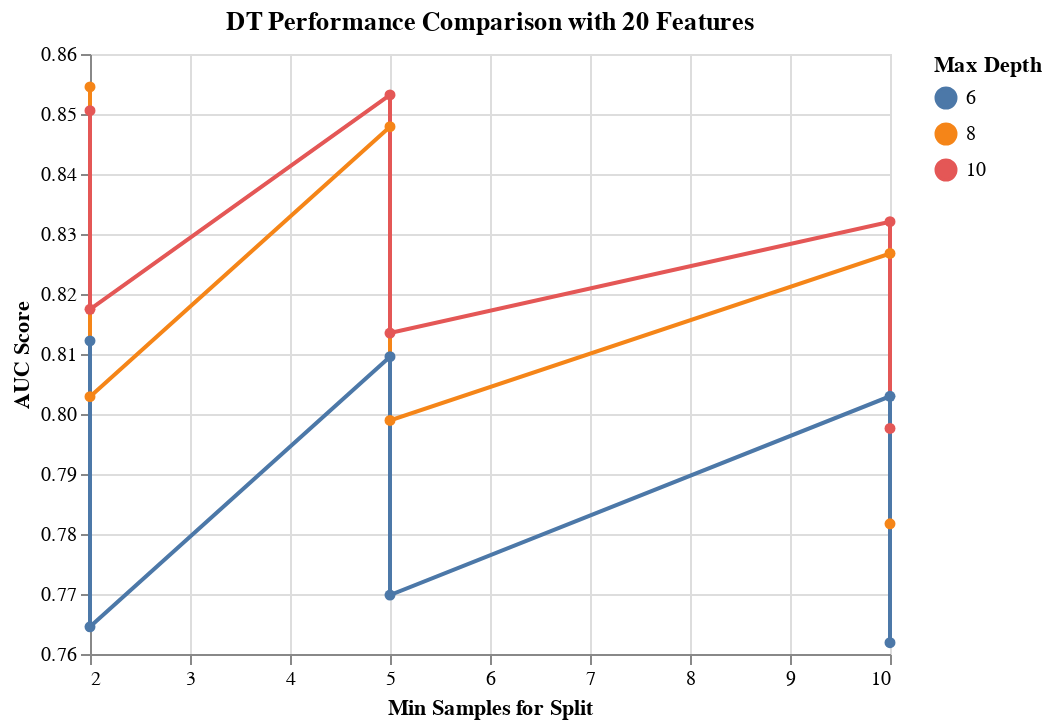

Source (notebook cell):
### Code cell
results_DT_20_features = results_DT[results_DT['rfi_fs__n_features_'] == 20.0]

alt.Chart(results_DT_20_features, 
          title='DT Performance Comparison with 20 Features'
         ).mark_line(point=True).encode(
    alt.X('dt__min_samples_split', title='Min Samples for Split'),
    alt.Y('mean_score', title='AUC Score', scale=alt.Scale(zero=False)),
    alt.Color('dt__max_depth:N', title='Max Depth')
)

### Figure 1 — Vega-Lite specification as saved in the notebook (floating-point values rounded to 4 significant figures)
{"config": {"view": {"continuousWidth": 400, "continuousHeight": 300}}, "data": {"name": "data-a64d481e1c3d98607ae0720265d29940"}, "mark": {"type": "line", "point": true}, "encoding": {"color": {"type": "nominal", "field": "dt__max_depth", "title": "Max Depth"}, "x": {"type": "quantitative", "field": "dt__min_samples_split", "title": "Min Samples for Split"}, "y": {"type": "quantitative", "field": "mean_score", "scale": {"zero": false}, "title": "AUC Score"}}, "title": "DT Performance Comparison with 20 Features", "$schema": "https://vega.github.io/schema/vega-lite/v4.8.1.json", "datasets": {"data-a64d481e1c3d98607ae0720265d29940": [{"mean_score": 0.8545, "std_score": 0.01502, "max_score": 0.8808, "min_score": 0.8344, "dt__criterion": "entropy", "dt__max_depth": 8, "dt__min_samples_split": 2, "rfi_fs__n_features_": 20}, {"mean_score": 0.8532, "std_score": 0.01527, "max_score": 0.8808, "min_score": 0.8344, "dt__criterion": "entropy", "dt__max_depth": 10, "dt__min_samples_split": 5, "rfi_fs__n_features_": 20}, {"mean_score": 0.8506, "std_score": 0.01677, "max_score": 0.8808, "min_score": 0.8289, "dt__criterion": "entropy", "dt__max_depth": 10, "dt__min_samples_split": 2, "rfi_fs__n_features_": 20}, {"mean_score": 0.8479, "std_score": 0.01866, "max_score": 0.8808, "min_score": 0.8278, "dt__criterion": "entropy", "dt__max_depth": 8, "dt__min_samples_split": 5, "rfi_fs__n_features_": 20}, {"mean_score": 0.832, "std_score": 0.02737, "max_score": 0.8808, "min_score": 0.8026, "dt__criterion": "entropy", "dt__max_depth": 10, "dt__min_samples_split": 10, "rfi_fs__n_features_": 20}, {"mean_score": 0.8268, "std_score": 0.02466, "max_score": 0.8742, "min_score": 0.8026, "dt__criterion": "entropy", "dt__max_depth": 8, "dt__min_samples_split": 10, "rfi_fs__n_features_": 20}, {"mean_score": 0.8174, "std_score": 0.02089, "max_score": 0.8477, "min_score": 0.7881, "dt__criterion": "gini", "dt__max_depth": 10, "dt__min_samples_split": 2, "rfi_fs__n_features_": 20}, {"mean_score": 0.8135, "std_score": 0.01847, "max_score": 0.8477, "min_score": 0.7947, "dt__criterion": "gini", "dt__max_depth": 10, "dt__min_samples_split": 5, "rfi_fs__n_features_": 20}, {"mean_score": 0.8122, "std_score": 0.01627, "max_score": 0.8344, "min_score": 0.7947, "dt__criterion": "entropy", "dt__max_depth": 6, "dt__min_samples_split": 2, "rfi_fs__n_features_": 20}, {"mean_score": 0.8096, "std_score": 0.02156, "max_score": 0.8411, "min_score": 0.7829, "dt__criterion": "entropy", "dt__max_depth": 6, "dt__min_samples_split": 5, "rfi_fs__n_features_": 20}, {"mean_score": 0.803, "std_score": 0.02378, "max_score": 0.8411, "min_score": 0.7697, "dt__criterion": "entropy", "dt__max_depth": 6, "dt__min_samples_split": 10, "rfi_fs__n_features_": 20}, {"mean_score": 0.8029, "std_score": 0.01088, "max_score": 0.8158, "min_score": 0.7881, "dt__criterion": "gini", "dt__max_depth": 8, "dt__min_samples_split": 2, "rfi_fs__n_features_": 20}, {"mean_score": 0.7989, "std_score": 0.01393, "max_score": 0.8158, "min_score": 0.7815, "dt__criterion": "gini", "dt__max_depth": 8, "dt__min_samples_split": 5, "rfi_fs__n_features_": 20}, {"mean_score": 0.7976, "std_score": 0.02336, "max_score": 0.8344, "min_score": 0.7748, "dt__criterion": "gini", "dt__max_depth": 10, "dt__min_samples_split": 10, "rfi_fs__n_features_": 20}, {"mean_score": 0.7817, "std_score": 0.02372, "max_score": 0.8224, "min_score": 0.7616, "dt__criterion": "gini", "dt__max_depth": 8, "dt__min_samples_split": 10, "rfi_fs__n_features_": 20}, {"mean_score": 0.7698, "std_score": 0.0274, "max_score": 0.8079, "min_score": 0.7351, "dt__criterion": "gini", "dt__max_depth": 6, "dt__min_samples_split": 5, "rfi_fs__n_features_": 20}, {"mean_score": 0.7645, "std_score": 0.02815, "max_score": 0.8079, "min_score": 0.7351, "dt__criterion": "gini", "dt__max_depth": 6, "dt__min_samples_split": 2, "rfi_fs__n_features_": 20}, {"mean_score": 0.7619, "std_score": 0.03262, "max_score": 0.8079, "min_score": 0.7219, "dt__criterion": "gini", "dt__max_depth": 6, "dt__min_samples_split": 10, "rfi_fs__n_features_": 20}]}}
